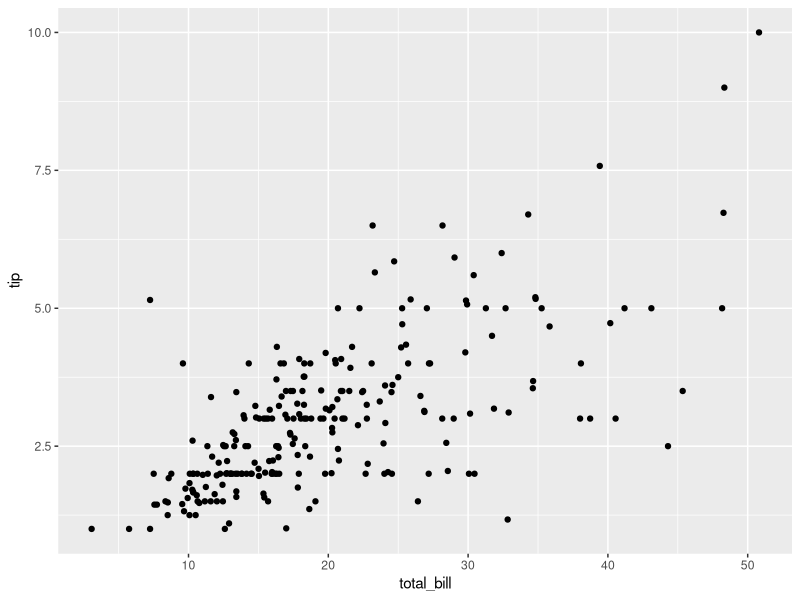
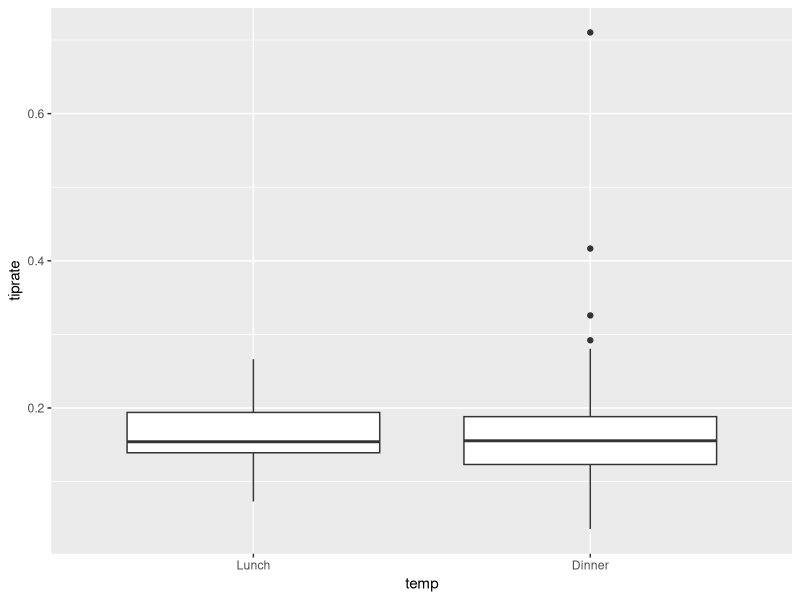
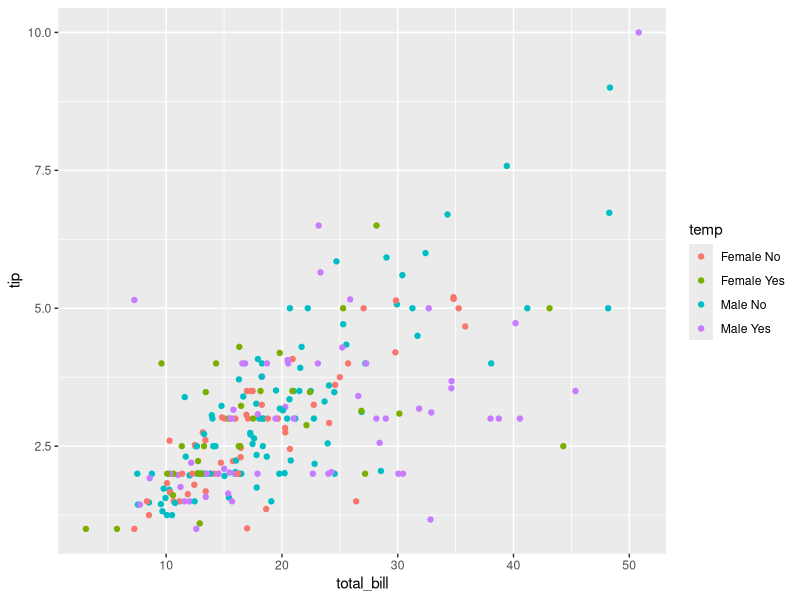
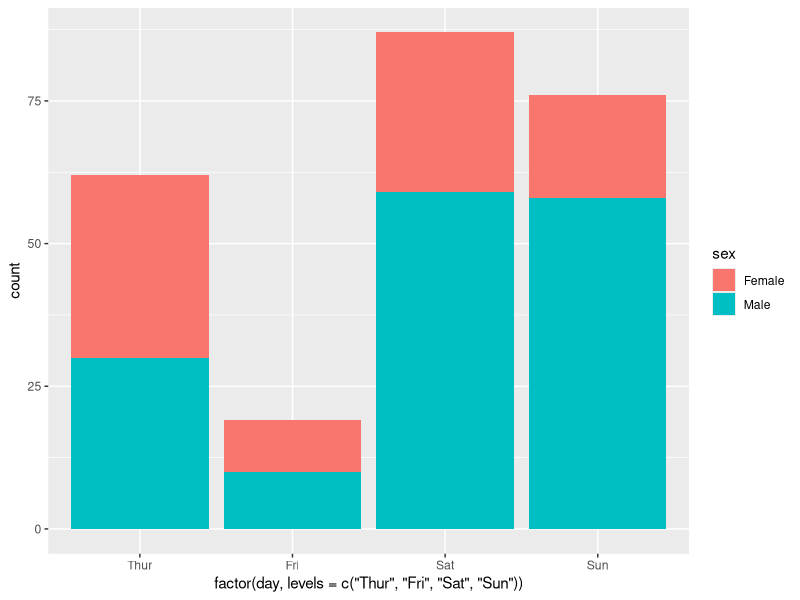

R code for these plots, in order:
## ---- chunk 1
knitr::opts_chunk$set(echo = TRUE)
## ---- chunk 2
data(tips, package="reshape2")
library(ggplot2)
## ---- chunk 3
numParty<-nrow(tips)
numParty
## ---- chunk 4
str(tips)
## ---- chunk 5
day <- factor(tips$day,levels = c("Thur","Fri","Sat","Sun"))
day
## ---- chunk 6
female5 <-  subset(tips, sex== "Female" & size >=5)
female5
## ---- chunk 7
#tipping increases as the total bill. In the graph, there was a large top amount for a small total bill. the tipping amount between 40 to 45 are lower than expected.
ggplot(tips,aes(x=total_bill,y=tip)) +geom_point()
## ---- chunk 8
tips$tiprate = tips$tip/tips$total_bill
mean(tips$tiprate)
## ---- chunk 9
temp <- factor(tips$time,levels =c("Lunch","Dinner"))
ggplot(tips,aes(x= temp, y =tiprate))+geom_boxplot()
## ---- chunk 10
temp <-paste(tips$sex,tips$smoker)
df <-tips
df$temp <-temp
ggplot(df,aes(x =total_bill,y=tip,color = temp)) +geom_point()

#Males pay higher total bill compared to females and they also tip higher compared to females.
#males who dont smoke tend to tip higher than those who smoke
#on average females who smoke tips slightly lower than females who dont
## ---- chunk 11
ggplot(tips,aes(x=factor(day,levels = c("Thur","Fri","Sat","Sun")),fill=sex))+geom_bar()
#On weekdays, the ratio between male to female who pay for meals are almost the same. However, Males pay more often during weekends
